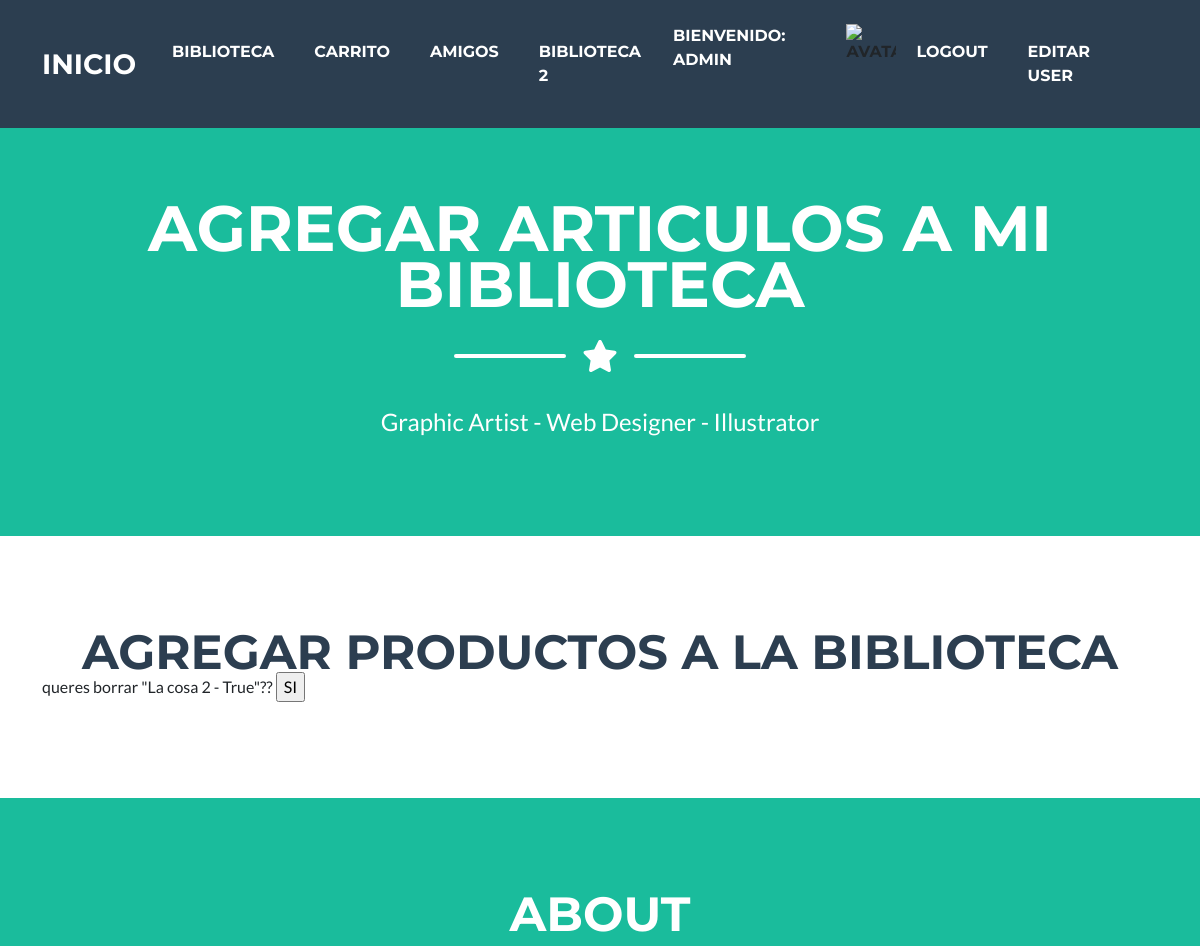
/tienda/biblioteca_borrar/2 (signed in, upper part), run on an earlier commit of the app's database.
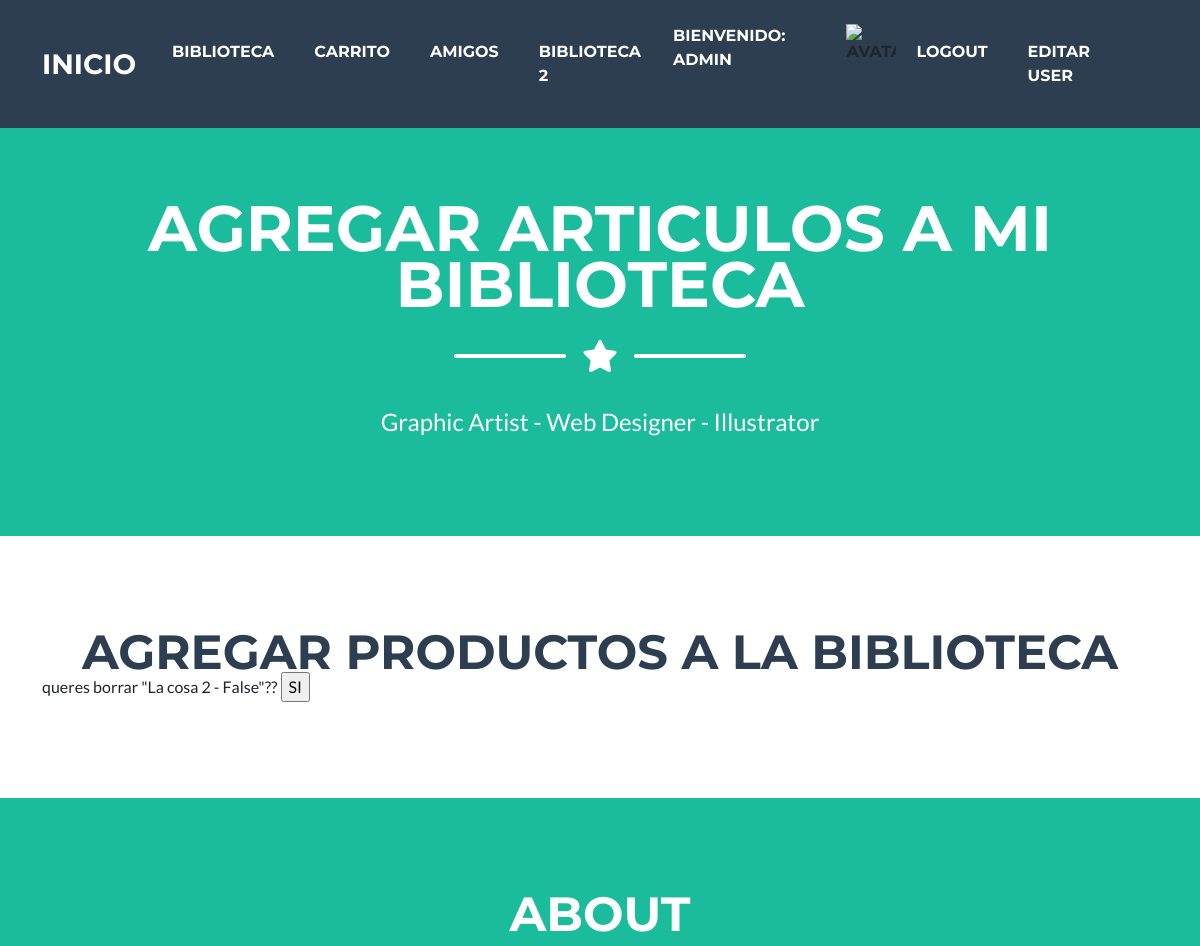
And on a later commit of the database.
### tienda/models.py (models this page shows)
class  Biblioteca (models.Model):
    juego = models.CharField(max_length=50)
    instalado = models.BooleanField(default=False)
    def __str__(self):
        return f"{self.juego} - {self.instalado}"

### tienda/views.py (the view)
# urls.py: path("biblioteca_borrar/<pk>", Biblioteca_borrar.as_view(), name="biblioteca_borrar"),
class Biblioteca_borrar(LoginRequiredMixin, DeleteView):
    model=Biblioteca
    success_url=reverse_lazy("listar_biblioteca")

### tienda/templates/tienda/biblioteca_confirm_delete.html (shortened to what this page needs)
{% extends "index.html" %}
{% load static %}
{% block titulo %} Agregar articulos a mi biblioteca {% endblock %}
{% block subtitulo %} agregar productos a la biblioteca {% endblock %}
{% block contenido %}
<form method="POST">{% csrf_token %}
    queres borrar "{{ object }}"??
    <input type="submit" value="SI">
</form>
{% endblock %}

What changed in the data, as far as the page shows it:
changed Biblioteca: juego+instalado "La cosa 2 - True" → "La cosa 2 - False"
